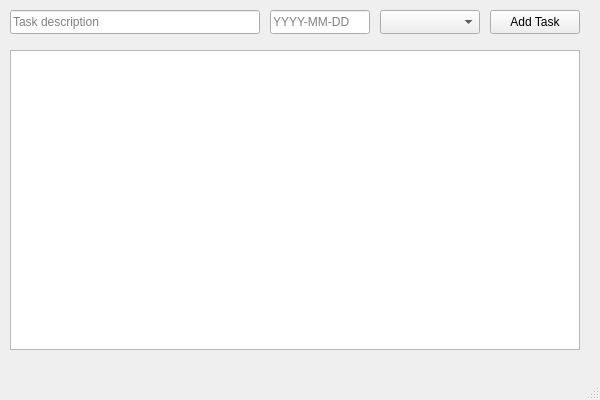
<?xml version="1.0" encoding="UTF-8"?>
<ui version="4.0">
 <class>MainWindow</class>
 <widget class="QMainWindow" name="MainWindow">
  <property name="geometry">
   <rect>
    <x>0</x>
    <y>0</y>
    <width>600</width>
    <height>400</height>
   </rect>
  </property>
  <property name="windowTitle">
   <string>Task Manager</string>
  </property>
  <widget class="QWidget" name="centralwidget">
   <widget class="QLineEdit" name="descriptionLineEdit">
    <property name="placeholderText">
     <string>Task description</string>
    </property>
    <property name="geometry">
     <rect>
      <x>10</x>
      <y>10</y>
      <width>250</width>
      <height>24</height>
     </rect>
    </property>
   </widget>
   <widget class="QLineEdit" name="dueDateEdit">
    <property name="placeholderText">
     <string>YYYY-MM-DD</string>
    </property>
    <property name="geometry">
     <rect>
      <x>270</x>
      <y>10</y>
      <width>100</width>
      <height>24</height>
     </rect>
    </property>
   </widget>
   <widget class="QComboBox" name="priorityComboBox">
    <property name="geometry">
     <rect>
      <x>380</x>
      <y>10</y>
      <width>100</width>
      <height>24</height>
     </rect>
    </property>
   </widget>
   <widget class="QPushButton" name="addTaskButton">
    <property name="text">
     <string>Add Task</string>
    </property>
    <property name="geometry">
     <rect>
      <x>490</x>
      <y>10</y>
      <width>90</width>
      <height>24</height>
     </rect>
    </property>
   </widget>
   <widget class="QListWidget" name="taskListWidget">
    <property name="geometry">
     <rect>
      <x>10</x>
      <y>50</y>
      <width>570</width>
      <height>300</height>
     </rect>
    </property>
   </widget>
  </widget>
  <widget class="QMenuBar" name="menubar"/>
  <widget class="QStatusBar" name="statusbar"/>
 </widget>
 <resources/>
 <connections/>
</ui>
